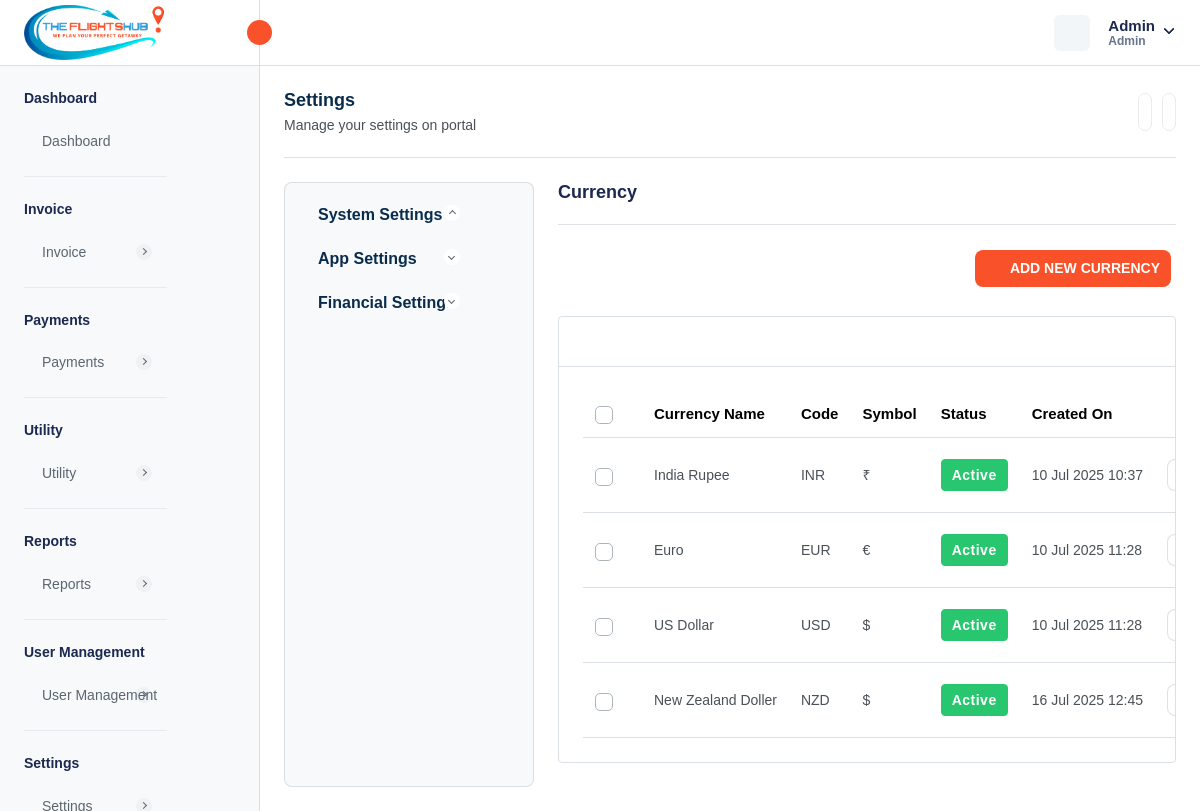
/currency-settings.php (signed in), run on the app's committed database.
### tables this page shows
CREATE TABLE `company_settings` (
  `company_id` int NOT NULL AUTO_INCREMENT,
  `company_name` varchar(255) DEFAULT NULL,
  `company_email` varchar(255) DEFAULT NULL,
  `company_phone` varchar(20) DEFAULT NULL,
  `company_website` varchar(255) DEFAULT NULL,
  `company_logo` varchar(255) DEFAULT NULL,
  `favicon` varchar(255) DEFAULT NULL,
  `address` text,
  `country` varchar(100) DEFAULT NULL,
  `state` varchar(100) DEFAULT NULL,
  `city` varchar(100) DEFAULT NULL,
  `postal_code` varchar(20) DEFAULT NULL,
  `gst_number` varchar(255) DEFAULT NULL,
  `bz_number` varchar(255) DEFAULT NULL,
  `created_at` timestamp NULL DEFAULT CURRENT_TIMESTAMP,
  `updated_at` timestamp NULL DEFAULT CURRENT_TIMESTAMP ON UPDATE CURRENT_TIMESTAMP,
  PRIMARY KEY (`company_id`)
);

CREATE TABLE `currency` (
  `currency_id` int NOT NULL AUTO_INCREMENT,
  `currency_name` varchar(255) DEFAULT NULL,
  `currency_code` varchar(45) DEFAULT NULL,
  `currency_symbol` varchar(45) DEFAULT NULL,
  `currency_rate` decimal(10,2) DEFAULT NULL,
  `created_at` timestamp NULL DEFAULT CURRENT_TIMESTAMP,
  `updated_at` timestamp NULL DEFAULT NULL,
  `is_active` int DEFAULT '1',
  PRIMARY KEY (`currency_id`)
);

CREATE TABLE `localization_settings` (
  `id` int NOT NULL AUTO_INCREMENT,
  `language` varchar(50) DEFAULT 'English',
  `timezone` varchar(100) DEFAULT 'UTC',
  `date_format` varchar(20) DEFAULT 'd M Y',
  `time_format` varchar(10) DEFAULT '12',
  `currency_id` int DEFAULT NULL,
  `created_at` datetime DEFAULT CURRENT_TIMESTAMP,
  `updated_at` datetime DEFAULT CURRENT_TIMESTAMP ON UPDATE CURRENT_TIMESTAMP,
  PRIMARY KEY (`id`)
);

### currency-settings.php (the view, shortened to what this page needs)
<?php
require "./database/config.php";
try {
    $stmtFetch = $db->prepare("SELECT * FROM currency");
    $stmtFetch->execute();
    $currencies = $stmtFetch->get_result()->fetch_all(MYSQLI_ASSOC);
    $stmtFetchCompanySettings = $db->prepare("SELECT * FROM company_settings");
    $stmtFetchCompanySettings->execute();
    $companySettings = $stmtFetchCompanySettings->get_result()->fetch_array(MYSQLI_ASSOC);
    $stmtFetchLocalizationSettings = $db->prepare("SELECT * FROM localization_settings INNER JOIN currency ON localization_settings.currency_id = currency.currency_id;");
    $stmtFetchLocalizationSettings->execute();
    $localizationSettings = $stmtFetchLocalizationSettings->get_result()->fetch_array(MYSQLI_ASSOC);
} catch (Exception $e) {
    $_SESSION['error'] = $e->getMessage();
}
?>
<!DOCTYPE html>
<html lang="en">
<head>
    <link rel="stylesheet" href="assets/css/bootstrap.min.css">
    <link rel="stylesheet" href="assets/css/animate.css">
    <link rel="stylesheet" href="assets/plugins/select2/css/select2.min.css">
    <link rel="stylesheet" href="assets/plugins/summernote/summernote-bs4.min.css">
    <link rel="stylesheet" href="assets/css/bootstrap-datetimepicker.min.css">
    <link rel="stylesheet" href="assets/css/dataTables.bootstrap5.min.css">
    <link rel="stylesheet" href="assets/plugins/fontawesome/css/fontawesome.min.css">
    <link rel="stylesheet" href="assets/plugins/fontawesome/css/all.min.css">
    <link rel="stylesheet" href="assets/css/style.css">
    <link rel="stylesheet" href="https://cdn.jsdelivr.net/npm/notyf@3/notyf.min.css" />
</head>
<body>
    <div class="main-wrapper">
        <div class="header">
            <?php require_once("header.php"); ?>
        </div>
        <div class="sidebar" id="sidebar">
            <?php require_once("sidebar.php"); ?>
        </div>
        <div class="page-wrapper">
            <div class="content settings-content">
                <div class="page-header settings-pg-header">
                    <div class="add-item d-flex">
                        <div class="page-title">
                            <h4>Settings</h4>
                            <h6>Manage your settings on portal</h6>
                        </div>
                    </div>
                    <ul class="table-top-head">
                        <li>
                            <a data-bs-toggle="tooltip" data-bs-placement="top" title="Refresh"></a>
                        </li>
                        <li>
                            <a data-bs-toggle="tooltip" data-bs-placement="top" title="Collapse" id="collapse-header"></a>
                        </li>
                    </ul>
                </div>
                <div class="row">
                    <div class="col-xl-12">
                        <div class="settings-wrapper d-flex">
                            <div class="sidebars settings-sidebar theiaStickySidebar" id="sidebar2">
                                <div class="sidebar-inner slimscroll">
                                    <div id="sidebar-menu5" class="sidebar-menu">
                                        <ul>
                                            <li class="submenu-open">
                                                <?php
                                                require("./settings-siderbar.php");
                                                ?>
                                            </li>
                                        </ul>
                                    </div>
                                </div>
                            </div>
                            <div class="settings-page-wrap w-50">
                                <div class="setting-title">
                                    <h4>Currency</h4>
                                </div>
                                <div class="page-header bank-settings justify-content-end">
                                    <div class="page-btn">
                                        <a href="#" class="btn btn-added" data-bs-toggle="modal"
                                            data-bs-target="#add-currency"><i data-feather="plus-circle"
                                                class="me-2"></i>Add New Currency</a>
                                    </div>
                                </div>
                                <div class="row">
                                    <div class="col-lg-12">
                                        <div class="card table-list-card">
                                            <div class="card-body">
                                                <div class="table-top">
                                                    <div class="search-set">
                                                        <div class="search-input">
                                                            <a href="" class="btn btn-searchset"></a>
                                                        </div>
                                                    </div>
                                                </div>
                                                <div class="table-responsive">
                                                    <table class="table datanew">
                                                        <thead>
                                                            <tr>
                                                                <th class="no-sort">
                                                                    <label class="checkboxs">
                                                                        <span class="checkmarks"></span>
                                                                    </label>
                                                                </th>
                                                                <th>Currency Name</th>
                                                                <th>Code </th>
                                                                <th>Symbol</th>
                                                                <th>Status</th>
                                                                <th>Created On</th>
                                                                <th class="no-sort text-end">Action</th>
                                                            </tr>
                                                        </thead>
                                                        <tbody>
                                                            <?php foreach ($currencies as $currency) { ?>
                                                                <tr>
                                                                    <td>
                                                                        <label class="checkboxs">
                                                                            <span class="checkmarks"></span>
                                                                        </label>
                                                                    </td>
                                                                    <td>
                                                                        <?= $currency['currency_name'] ?>
                                                                    </td>
                                                                    <td>
                                                                        <?= $currency['currency_code'] ?>
                                                                    </td>
                                                                    <td>
                                                                        <?= $currency['currency_symbol'] ?>
                                                                    </td>
                                                                    <td>
                                                                        <?php if ($currency['is_active'] == 1) { ?>
                                                                            <span
                                                                                class="badge badge-lg bg-success">Active</span>
                                                                        <?php } else { ?>
                                                                            <span
                                                                                class="badge badge-lg bg-danger">Inactive</span>
                                                                        <?php } ?>
                                                                    </td>
                                                                    <td><?php $date = new DateTime($currency['created_at']);
                                                                    echo $date->format(isset($localizationSettings["date_format"]) ? $localizationSettings["date_format"] : "d M Y") ?>
                                                                    </td>
                                                                    <td class="action-table-data justify-content-end">
                                                                        <div class="edit-delete-action">
                                                                            <a class="editButton me-2 p-2" href="#"
                                                                                data-currency-id="<?= $currency['currency_id'] ?>"
                                                                                data-currency-name="<?= $currency['currency_name'] ?>"
                                                                                data-currency-code="<?= $currency['currency_code'] ?>"
                                                                                data-currency-symbol="<?= $currency['currency_symbol'] ?>"
                                                                                data-currency-status="<?= $currency['is_active'] ?>"
                                                                                data-bs-toggle="modal"
                                                                                data-bs-target="#edit-currency">
                                                                            </a>
                                                                        </div>
                                                                    </td>
                                                                </tr>
                                                            <?php } ?>
                                                        </tbody>
                                                    </table>
                                                </div>
                                            </div>
                                        </div>
                                    </div>
                                </div>
                            </div>
                        </div>
                    </div>
                </div>
            </div>
        </div>
    </div>
</body>
</html>

### header.php (shortened to what this page needs)
<div class="header">
    <div class="header-left active">
        <a href="admin-dashboard.php" class="logo logo-normal">
            <img src="<?= isset($companySettings['company_logo']) ? $companySettings['company_logo'] : "assets/img/logo/vis-logo.png" ?>" alt="" />
        </a>
        <a id="toggle_btn" href="javascript:void(0);">
            <i data-feather="chevrons-left" class="feather-16"></i>
        </a>
    </div>
    <ul class="nav user-menu">
        <li class="nav-item nav-item-box">
            <a href="javascript:void(0);" id="btnFullscreen">
            </a>
        </li>
        <li class="nav-item dropdown has-arrow main-drop">
            <a href="javascript:void(0);" class="dropdown-toggle nav-link userset" data-bs-toggle="dropdown">
                <span class="user-info">
                    <span class="user-detail">
                        <span
                            class="user-name"><?php echo isset($_SESSION['admin_name']) ? $_SESSION['admin_name'] : "Vibrantick" ?></span>
                        <span class="user-role"><?php echo isset($_SESSION['admin_role']) ? $_SESSION['admin_role'] : "Admin"  ?></span>
                    </span>
                </span>
            </a>
        </li>
    </ul>
</div>

### data on the page
company_settings: company_logo (picture)
currency: currency_name "India Rupee", currency_code "INR", currency_symbol "₹", is_active "Active", created_at.date_format "10 Jul 2025 10:37"
currency: currency_name "Euro", currency_code "EUR", currency_symbol "€", is_active "Active", created_at.date_format "10 Jul 2025 11:28"
currency: currency_name "US Dollar", currency_code "USD", currency_symbol "$", is_active "Active", created_at.date_format "10 Jul 2025 11:28"
currency: currency_name "New Zealand Doller", currency_code "NZD", currency_symbol "$", is_active "Active", created_at.date_format "16 Jul 2025 12:45"

### other printed values
$_SESSION['admin_name'] "Admin"
$_SESSION['admin_role'] "Admin"
